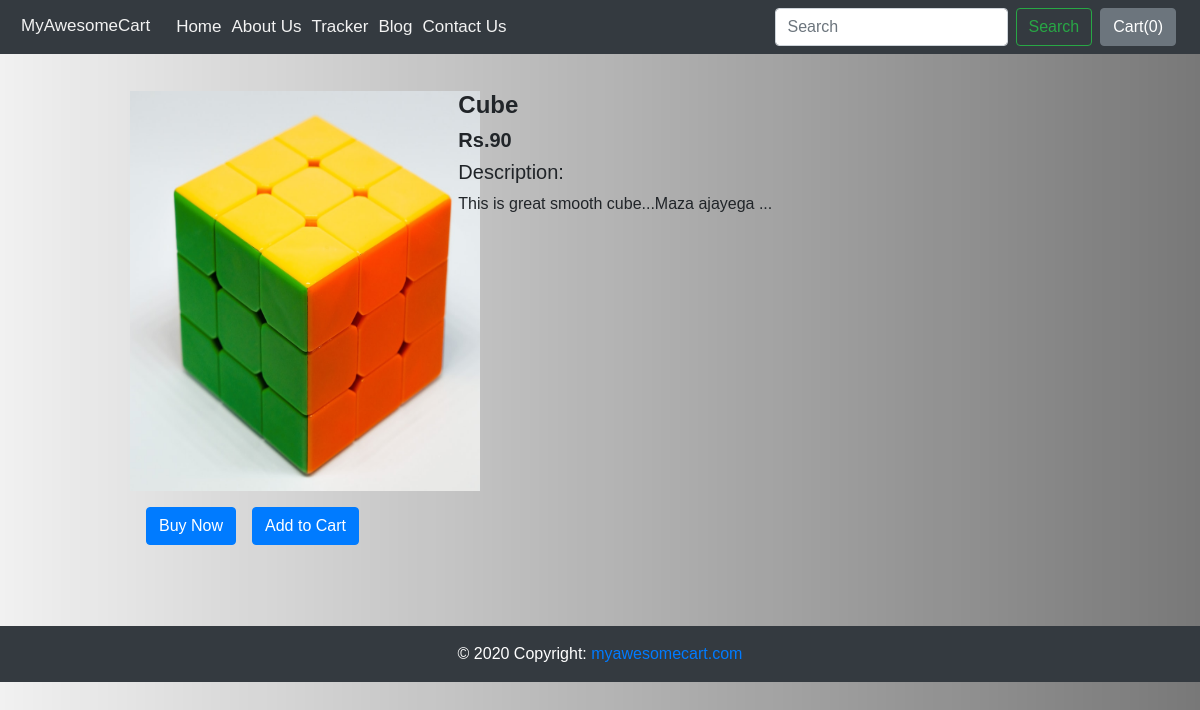
/shop/product/3, run on the app's committed database.
### shop/models.py (models this page shows)
class Product(models.Model):
    product_id = models.AutoField
    product_name = models.CharField(max_length=50)
    category = models.CharField(max_length=50, default="")
    subcategory = models.CharField(max_length=50, default="")
    price = models.IntegerField(default=0)
    product_desc = models.CharField(max_length=10000)
    product_date = models.DateField()
    image = models.ImageField(upload_to="shop/images", default="")
    def __str__(self):
        return self.product_name

### shop/views.py (the view)
# urls.py: path('product/<int:myid>',views.productView, name='ProductView'),
def productView(request, myid):
    product = Product.objects.filter(id=myid)
    print(product)
    return render(request, 'shop/productview.html', {'productv':product[0]})

### shop/templates/shop/productview.html (shortened to what this page needs)
{% extends 'shop/basic.html'%}
{% block body %}
<div class="container">
    <div class="row">
        <div class="col-md-4">
            <div class="row">
                <img id="myImg" src="/media/{{productv.image}}" width="350px" height="400px" alt="{{productv.product_name}}">
            </div>
            <div class="row">
                <button class="btn btn-primary mx-3 my-3">Buy Now</button>
                <button class="btn btn-primary my-3">Add to Cart</button>
            </div>
        </div>
        <div class="col-md-8">
            <h4><b>{{productv.product_name}}</b></h4>
            <h5><b>Rs.{{productv.price}}</b></h5>
            <h5>Description:</h5>
            <p>{{productv.product_desc}}</p>
        </div>
    </div>
</div>
{% endblock %}

### data on the page
Product: image (picture), product_name "Cube", price "90", product_desc "This is great smooth cube...Maza ajayega ..."
